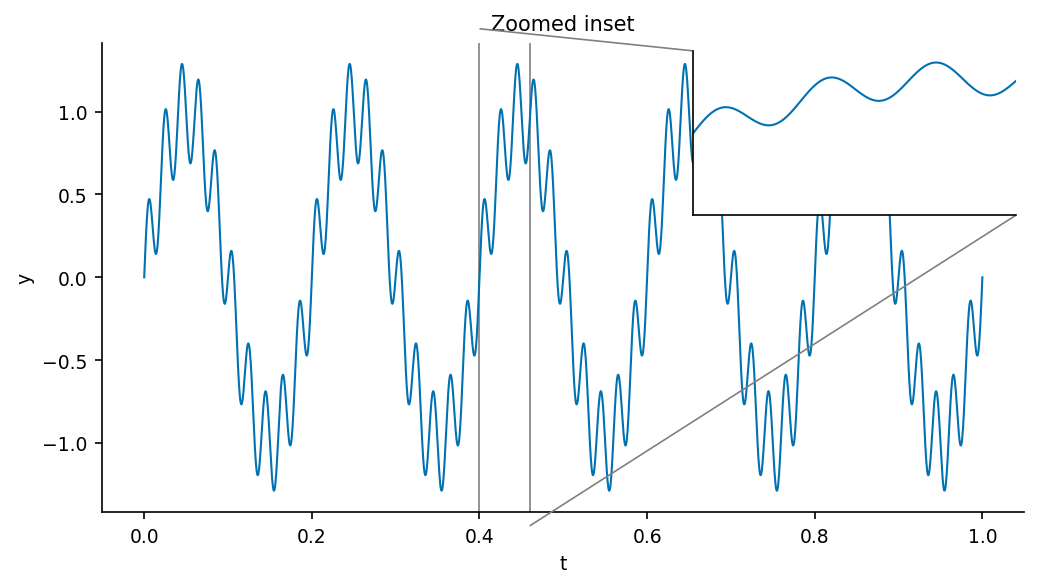

The Python source for this figure:
"""zoomed_inset: 主图 + 局部放大插图."""
import sys, os; sys.path.insert(0, os.path.join(os.path.dirname(os.path.abspath(__file__)), '..', '..', '_utils', 'python'))
import numpy as np
import matplotlib.pyplot as plt
from mpl_toolkits.axes_grid1.inset_locator import inset_axes, mark_inset
from theme import apply_theme
from palette import cycle

def make_figure(t=None, y=None, zoom_xlim=(0.40, 0.46), title='Zoomed inset'):
    apply_theme(fig_size=(7, 4))
    if t is None:
        t = np.linspace(0, 1, 2000)
        y = np.sin(2*np.pi*5*t) + 0.3*np.sin(2*np.pi*50*t)
    fig, ax = plt.subplots()
    ax.plot(t, y, color=cycle(0), linewidth=1)
    ax.set_xlabel('t'); ax.set_ylabel('y'); ax.set_title(title)
    axins = inset_axes(ax, width='35%', height='35%', loc='upper right')
    axins.plot(t, y, color=cycle(0), linewidth=1)
    axins.set_xlim(*zoom_xlim); axins.set_ylim(-1.5, 1.5)
    axins.set_xticks([]); axins.set_yticks([])
    mark_inset(ax, axins, loc1=2, loc2=4, fc='none', ec='gray', lw=0.8)
    fig.tight_layout()
    return fig

if __name__ == '__main__':
    fig = make_figure()
    fig.savefig(__file__.replace('.py', '.png'), dpi=150)
